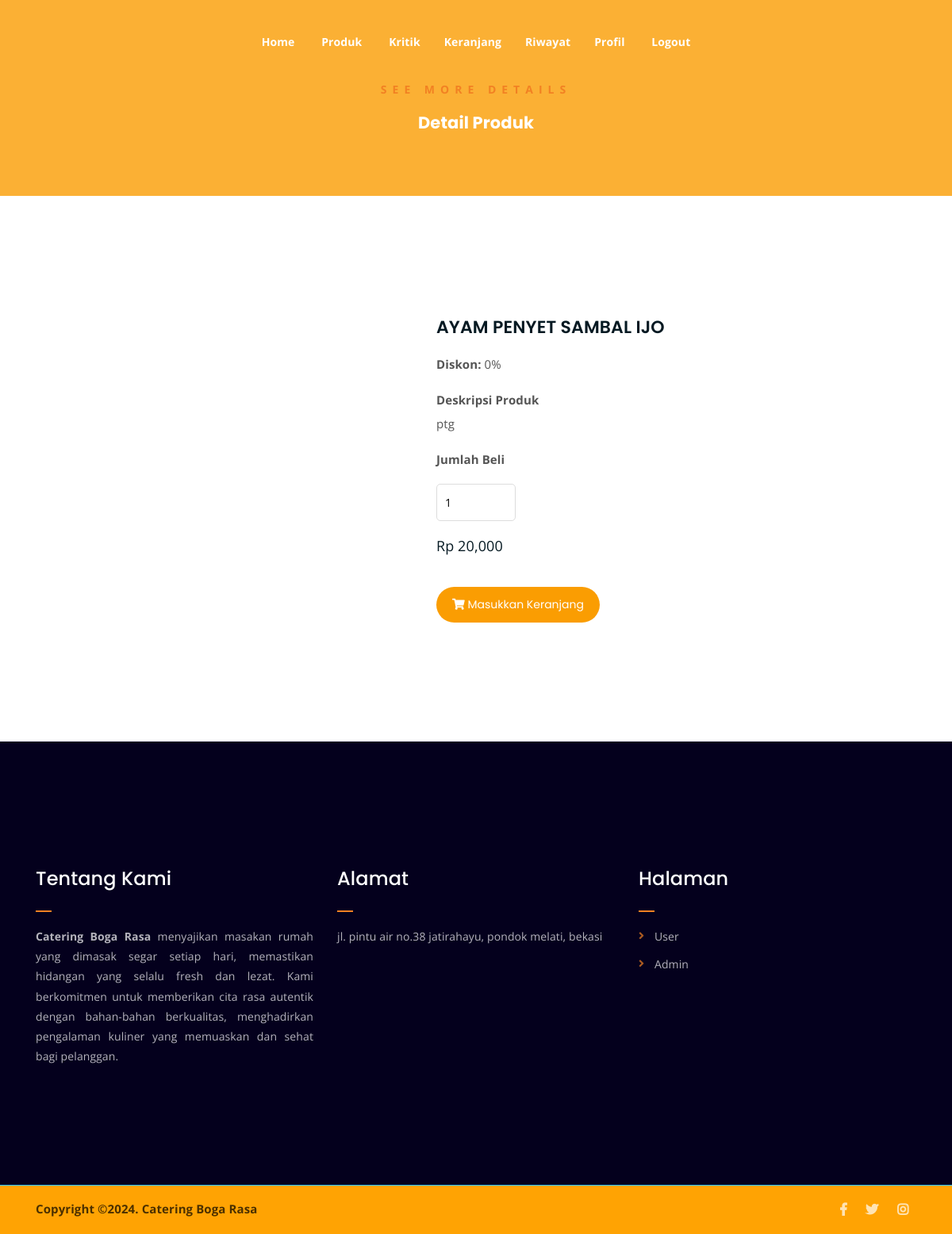
The page /produk-detail.php?id_produk=a3e1b (signed in) on the database its author committed.
### tables this page shows
CREATE TABLE `promosi` (
  `id_promosi_produk` int(11) NOT NULL,
  `id_produk` varchar(55) NOT NULL,
  `promo_lama` varchar(55) NOT NULL,
  `promo_baru` varchar(55) NOT NULL
);

CREATE TABLE `produk` (
  `id` int(11) NOT NULL,
  `id_produk` varchar(11) NOT NULL,
  `nama_produk` varchar(55) NOT NULL,
  `gambar` varchar(55) NOT NULL,
  `harga` varchar(55) NOT NULL,
  `deskripsi` varchar(1000) NOT NULL,
  `menu_hari` varchar(111) NOT NULL
);

### produk-detail.php (the view, shortened to what this page needs)
<?php
include("./app/database/db.php");
$status_user = $_SESSION['user']['status'];
$id_produk = $_GET['id_produk'];
$produk = mysqli_query($conn, "SELECT * FROM produk LEFT JOIN promosi ON produk.id_produk = promosi.id_produk WHERE produk.id_produk = '$id_produk'");
$p = mysqli_fetch_array($produk);
?>
<!DOCTYPE html>
<html lang="en">
<head>
	<link rel="stylesheet" href="assets/css/all.min.css">
	<link rel="stylesheet" href="assets/bootstrap/css/bootstrap.min.css">
	<link rel="stylesheet" href="assets/css/owl.carousel.css">
	<link rel="stylesheet" href="assets/css/magnific-popup.css">
	<link rel="stylesheet" href="assets/css/animate.css">
	<link rel="stylesheet" href="assets/css/meanmenu.min.css">
	<link rel="stylesheet" href="assets/css/main.css">
	<link rel="stylesheet" href="assets/css/responsive.css">
</head>
<body>
	<?php include('./include/nav.php') ?>
	<div class="breadcrumb-section breadcrumb-bg">
		<div class="container">
			<div class="row">
				<div class="col-lg-8 offset-lg-2 text-center">
					<div class="breadcrumb-text">
						<p>See more Details</p>
						<h4 style="color: white;">Detail Produk</h4>
					</div>
				</div>
			</div>
		</div>
	</div>
	<div class="single-product mt-150 mb-150">
		<div class="container">
			<form action="post-keranjang.php" method="POST">
				<div class="row">
					<div class="col-md-5">
						<div class="single-product-img">
						</div>
					</div>
					<div class="col-md-7">
						<div class="single-product-content">
							<h3><?php echo $p['nama_produk'] ?></h3>
							<div class="single-product-form">
									<?php
								if($status_user == 'Pelanggan Lama'){ ?>
								<p><strong>Diskon: </strong><?php echo $p['promo_lama'] ?>%</p>
								<?php } ?>
								<p class="mb-1"><strong>Deskripsi Produk</strong></p>
								<p style="text-align: justify;"><?php echo $p['deskripsi'] ?></p>
								<p><strong>Jumlah Beli</strong></p>
								<input type="number" name="jumlah" value="1">
								<p class="single-product-pricing"><span>Rp <?php echo number_format($p['harga']) ?></span></p>
							</div>
							<button type="submit" name="keranjang" class="cart-btn"><i class="fas fa-shopping-cart"></i> Masukkan Keranjang</button>
						</div>
					</div>
				</div>
			</form>
		</div>
	</div>
	<?php include('./include/footer.php') ?>
</body>
</html>

### assets/css/main.css (style rules this page uses)
html { font-size: 14px; font-weight: 400; line-height: 28px; height: 100%; }
body { font-family: "Open Sans", sans-serif; font-weight: 400; font-size: 1rem; letter-spacing: 0.1px; line-height: 1.8; color: #051922; overflow-x: hidden; }
h1, .h1, h2, .h2, h3, .h3, h4, .h4, h5, .h5, h6, .h6 { font-family: "Poppins", sans-serif; font-weight: 700; margin: 0 0 1.25rem 0; color: #051922; }
h1:last-child, .h1:last-child, h2:last-child, .h2:last-child, h3:last-child, .h3:last-child, h4:last-child, .h4:last-child, h5:last-child, .h5:last-child, h6:last-child, .h6:last-child { margin: 0; }
h3, .h3 { font-size: 2rem; font-weight: 700; line-height: 2.25rem; }
h4, .h4 { font-size: 1.5rem; font-weight: 700; line-height: 1.75rem; }
p { font-family: "Open Sans", sans-serif; font-weight: 400; font-size: 1rem; letter-spacing: 0.1px; line-height: 1.8; color: #051922; margin: 0 0 1.25rem 0; }
p:last-child { margin: 0; }
.mt-150 { margin-top: 150px; }
.mb-150 { margin-bottom: 150px; }
a.boxed-btn, a.cart-btn, button.cart-btn { border-radius: 30px; border: none; }
.breadcrumb-text p { color: #f28123; font-weight: 700; text-transform: uppercase; letter-spacing: 7px; }
.breadcrumb-section { padding: 80px 0; background-size: cover; background-position: center center; position: relative; z-index: 1; background-attachment: fixed; padding-top: 100px; color: #000; }
.breadcrumb-section:after { position: absolute; left: 0; top: 0; width: 100%; height: 100%; content: ""; background-color: #fa9d02; color: #000; z-index: -1; opacity: 0.8; }
html, body { height: 100%; }
input.cart-btn, button.cart-btn { font-family: "Poppins", sans-serif; display: inline-block; background-color: #fa9d02; color: #fff; padding: 10px 20px; }
.single-product-content h3 { font-size: 22px; font-weight: 600; }
p.single-product-pricing span { font-size: 18px; display: block; opacity: 1; margin-bottom: 10px; font-weight: 400; }
.single-product-content p { font-size: 15px; color: #555; line-height: 1.8; }
.single-product-content p.single-product-pricing { font-size: 32px; font-weight: 700; margin-bottom: 10px; color: #051922; line-height: inherit; }
input[type="number"] { border: 1px solid #ddd; border-radius: 5px; padding: 10px; width: 100px; margin-bottom: 15px; }
.single-product-content { margin-left: 30px; }

### rows shown on the page
promosi: produk.nama_produk "AYAM PENYET SAMBAL IJO", promo_lama "0", produk.deskripsi "ptg", produk.harga "20,000"
